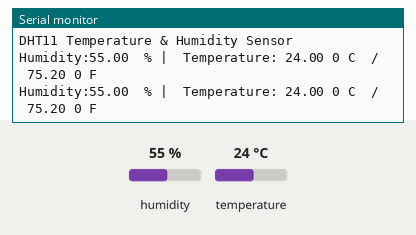
Recording of a sketch running on a simulated Arduino Uno, built with avr-gcc and run on an emulated ATmega328P. Shown: the last lines printed to the serial monitor. The test bench sets the inputs (shaded band); at power-on: humidity 55 %, temperature 24 °C.

Above: at 3.8 s.
3.9 s: humidity set to 22 %
At 7.2 s:
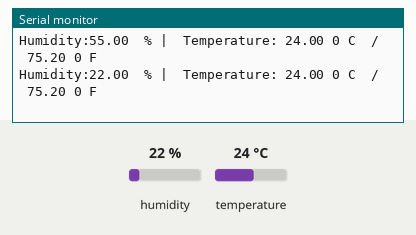
7.8 s: temperature set to 12 °C
At 10.4 s:
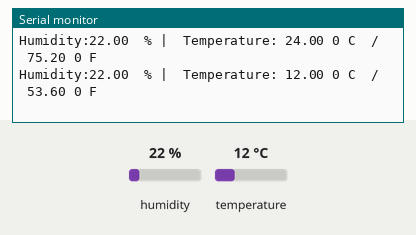
11.7 s: humidity set to 40 %
At 13.6 s:
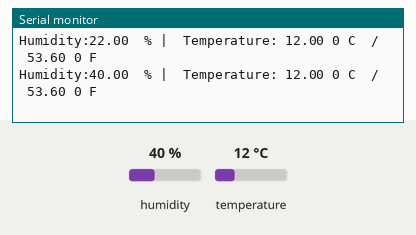
Timing chart, 0 to 15.1 s (numbered marks = the images above; inputs shaded):
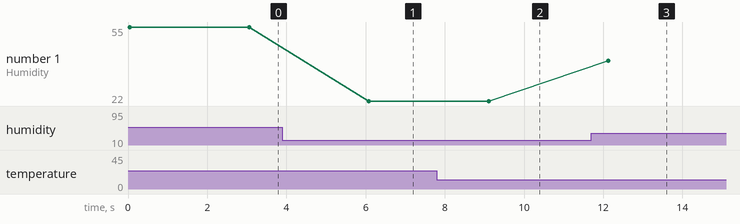

Measured:
- after the input at 3.9 s, the serial monitor: prints a new line after 2.2 s (image 1)
- after the input at 7.8 s, the serial monitor: prints a new line after 1.3 s (image 2)
- after the input at 11.7 s, the serial monitor: prints a new line after 0.43 s (image 3)
- plotted number 1: 55 → 22 after the input at 3.9 s, 22 → 40 after the input at 11.7 s

The sketch:

humidity_sensor.ino
```cpp
#include <DHT.h>
#define DHTPIN 2     // Data pin connected to D2
#define DHTTYPE DHT11    // dht11 sensor
DHT dht(DHTPIN, DHTTYPE);
void setup(){
	Serial.begin(9600);
	Serial.println("DHT11 Temperature & Humidity Sensor");
	dht.begin();
}
void loop(){
	float humidity = dht.readHumidity();
	float temperature = dht.readTemperature();
	float tempF = dht.readTemperature(true);
if ( isnan(humidity) || isnan(temperature) ){
	Serial.println("Failed to read from DHT11 sensor!");
	delay(2000);
	return;
}
Serial.print("Humidity:" );
Serial.print(humidity);
Serial.print( "  % | ");

Serial.print(" Temperature: ");
Serial.print(temperature);
Serial.print(" 0 C  /  ");
Serial.print(tempF);
Serial.println(" 0 F ");
delay(3000);
}
```
